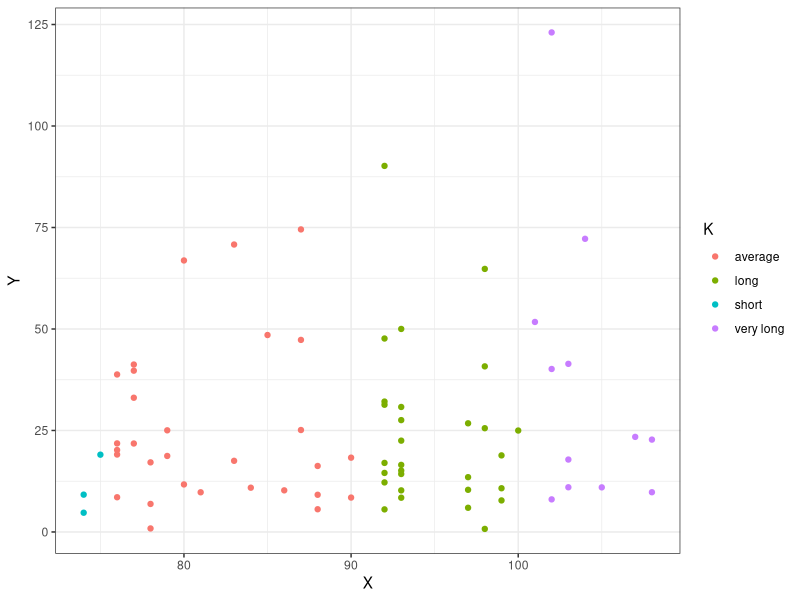

The R source for this figure:
library(dplyr)
library(ggplot2)
# read data
df = read.csv("final_project/SelfRef_Maths_Exp1.csv")

# randomization seed 
set.seed(713)

# we used a subset of 75 children who answered the simple algebra word question 
# incorrectly and in each case inspected the length of the question. 
# in interest of classification, we separated them into 4 categories dictating
# the question length as short, average, long or very long
wrong = df[df$ResponseCode == 0 & nchar(df$QuestionText) > 0, ]
i = sample(1:nrow(wrong), 75)
subdf = wrong[i, ]
# get lengths of question
lengths = as.numeric(sapply(subdf$QuestionText, nchar))
# time to answer question, in miliseconds
time = subdf$ResponseRT
# categorization of question length
category <- case_when(
  lengths <= 75 ~ "short",
  lengths <= 90 ~ "average",
  lengths <= 100 ~ "long",
  TRUE ~ "very long"  
)
# out df for model
out_df = data.frame(
  K = category, 
  # convert to seconds
  Y = time*0.001,
  X = lengths
)
# plotting to make sure it's all working
print( ggplot(out_df, aes(x = X, y = Y, col = K)) + geom_point() + theme_bw() )

# write to CSV
write.csv( out_df, file = "main_data.csv", row.names = FALSE)
